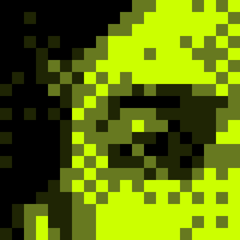
#> input picture landing/img/set-337-0.png, 240 x 240 px, given in place of set-54.png, which was not available
$ python make_refs.py
#> lines starting #> are read from the running program, lines starting #| are printed output that depends on the picture; pictures that were not available may be replaced by others from this repository, and a replacement may not be noted
"""Reference images for the generator: each cast member's source portrait and their Face, plus set #337's four pieces.

    python marketing/movement/make_refs.py    # -> marketing/movement/refs/ (git-ignored: portraits stay off GitHub)

p<set>.png   the set's source portrait (art/portraits, black and white), 1024 px
f<set>.png   the set's Face (art/output/images), 1024 px, nearest neighbour so the pixels stay square
piece-337-<k>.png   the four pieces of set #337 (landing/img), 1024 px
"""
from pathlib import Path

from PIL import Image

ROOT = Path(__file__).resolve().parents[2]
OUT = Path(__file__).resolve().parent / "refs"
CAST = [54, 286, 419, 51, 385, 198,
        336, 57, 5, 378, 490, 211, 182, 60, 226, 539, 257,  # the second batch (28 Sep)
        56, 130, 471, 58]  # the launch-week scenes


def main() -> None:
    OUT.mkdir(exist_ok=True)
    for s in CAST:
        Image.open(ROOT / f"art/portraits/set-{s}.png").convert("RGB").resize((1024, 1024), Image.LANCZOS).save(OUT / f"p{s}.png")
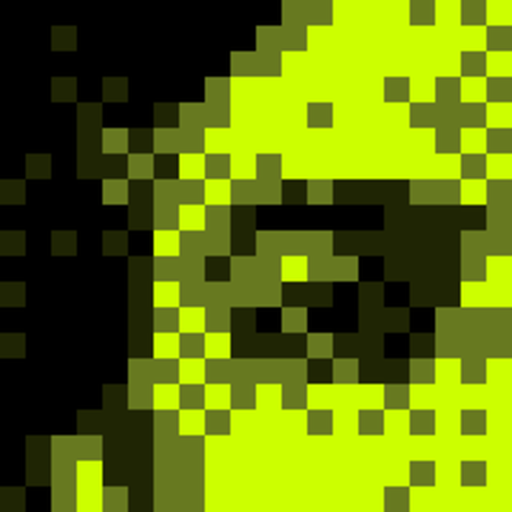
#> saved as p54.png: PIL image 1024x1024 RGB (shown at 1/2 size); mean R, G, B 95.1, 116.3, 9.1
        Image.open(ROOT / f"art/output/images/set-{s}.png").convert("RGB").resize((1024, 1024), Image.NEAREST).save(OUT / f"f{s}.png")
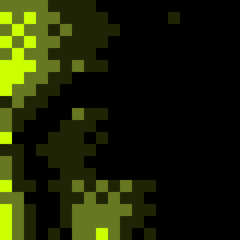
#> input picture landing/img/set-337-1.png, 240 x 240 px, given in place of set-54.png, which was not available
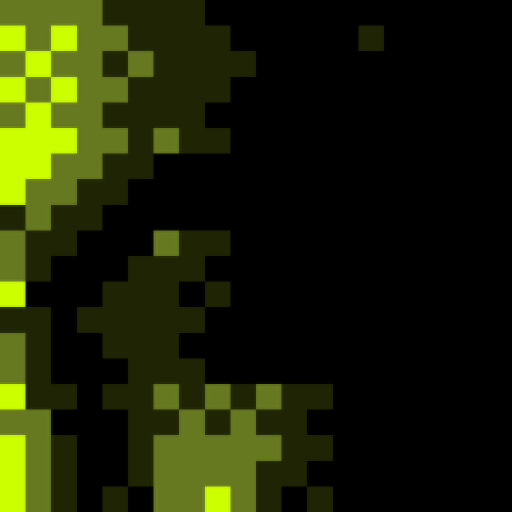
#> saved as f54.png: PIL image 1024x1024 RGB (shown at 1/2 size); mean R, G, B 29.1, 35, 5
    for k in range(4):
        Image.open(ROOT / f"landing/img/set-337-{k}.png").convert("RGB").resize((1024, 1024), Image.NEAREST).save(OUT / f"piece-337-{k}.png")
    print(f"{len(list(OUT.glob('*.png')))} files in {OUT}")


if __name__ == "__main__":
#> (the run stopped early here; a loop or call above may not have finished)
